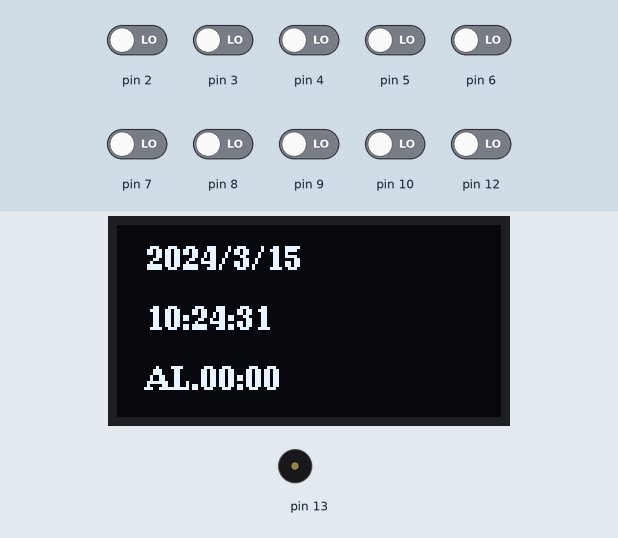
The sketch below on a simulated Arduino Uno, built with avr-gcc and run on an emulated ATmega328P. Parts: 128×64 one-colour display, buzzer (waves = sounding). Inputs (shaded band) come from the test bench; at power-on: pin 2–10, pin 12 LOW. The local clock reads 2024-03-15 10:24:30 at power-on unless the sketch sets it; random numbers use the default seed unless the sketch sets one.

Above: at 1.2 s.
1.3 s: pin 3 driven HIGH
At 3.2 s:
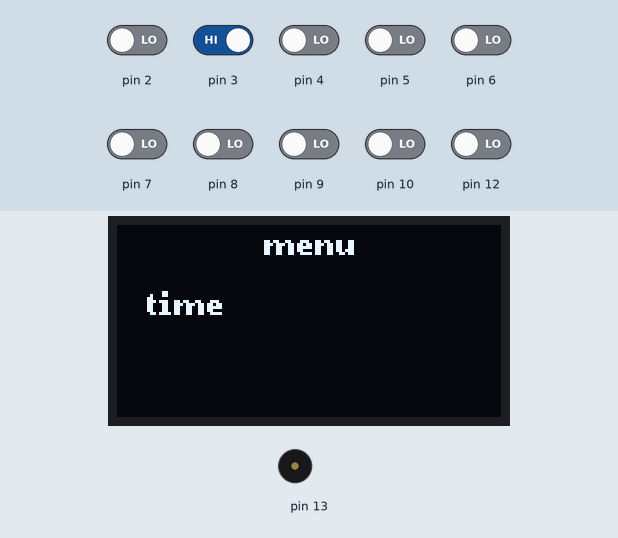
4.3 s: pin 2 driven HIGH
At 6.8 s:
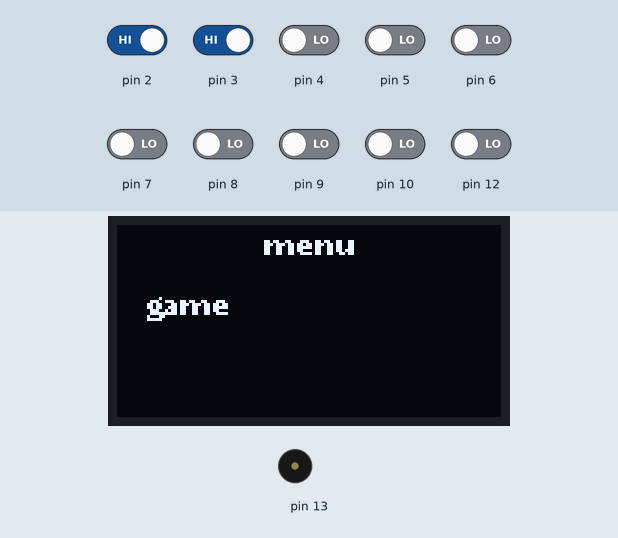
7.3 s: pin 3 driven LOW
At 7.85 s:
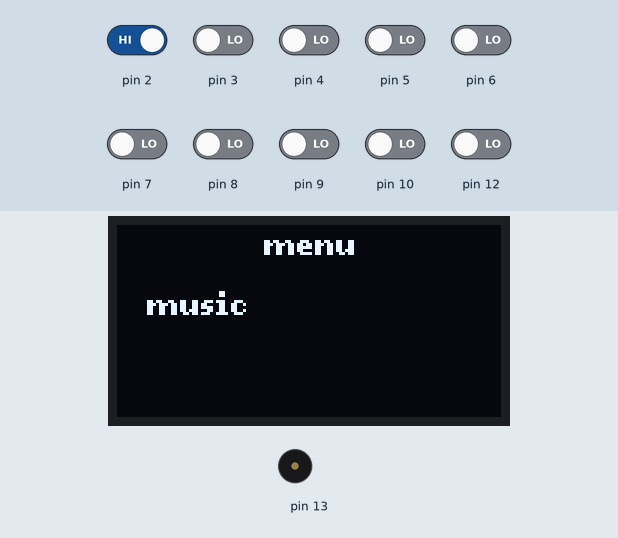
9.5 s: pin 3 driven HIGH
At 11.9 s:
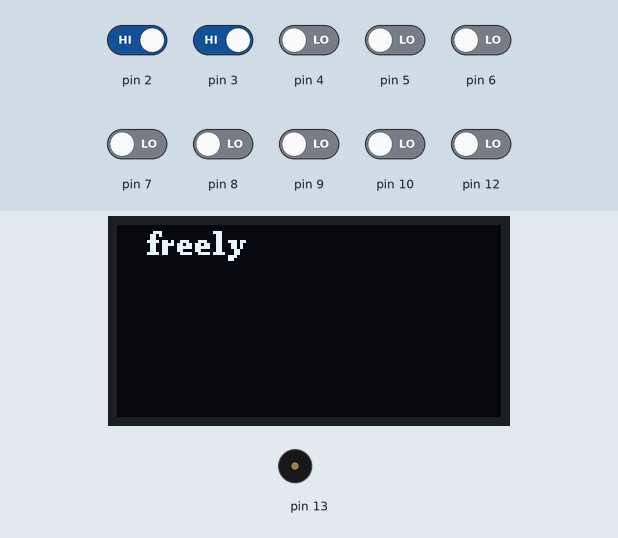
12.5 s: pin 4 driven HIGH
At 15.4 s:
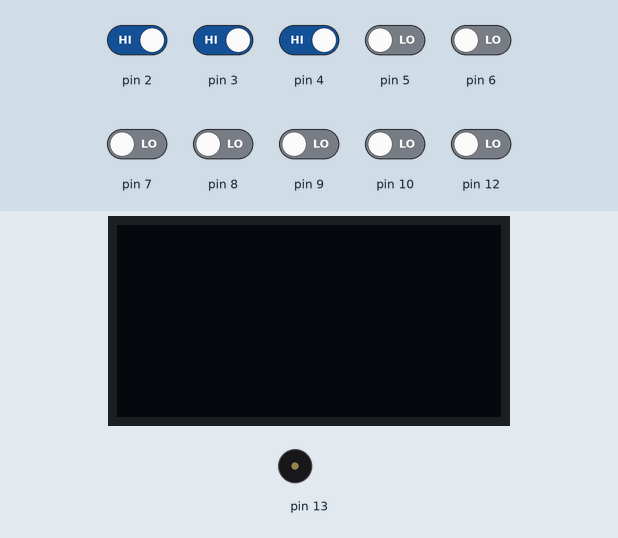
15.5 s: pin 2 driven LOW
At 19.8 s:
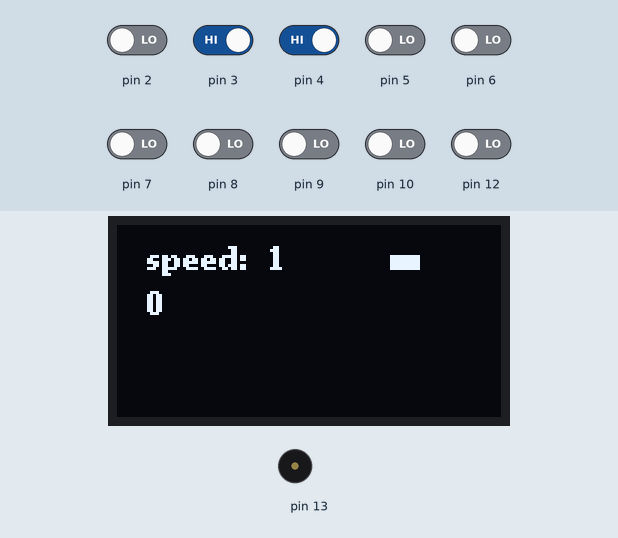
Timing chart, 0 to 27.3 s (numbered marks = the images above; inputs shaded):
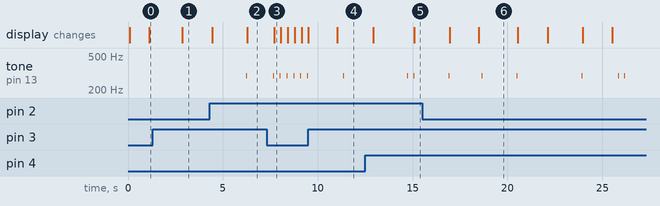

The sketch:

CHONGGOUDE.ino
```cpp
#include <Arduino.h>
#include <U8g2lib.h>
#include <Wire.h>
#include "RTClib.h"
#include <SPI.h>
#define TIME_24_HOUR      true

int hour=0;int minute=0;
int menu_ifflag=0;
int menu_num=25;
int clarm_mode=0;
int tpausing=0;
int timer_num=0;
int timer_mode=0;
int music_mode=0;
int flag=0;
int flag_copy=0;
int game_mode=0;
int game_speed=1;
int alarm_end=0;

DateTime now;
U8G2_SSD1306_128X64_NONAME_F_HW_I2C u8g2(U8G2_R0,SCL,SDA,U8X8_PIN_NONE);
// U8G2_SSD1306_128X64_NONAME_F_4W_SW_SPI u8g2(U8G2_R0, /* clock=*/ 12, /* data=*/ 11, /* cs=*/ 8, /* dc=*/ 9, /* reset=*/ 10);

RTC_DS3231 rtc;

void setup()
{
  u8g2.begin();
  if(!rtc.begin())
  {
    u8g2.setFont(u8g2_font_ncenB08_tr);
    u8g2.drawStr(0,20,"something WRONG");
    u8g2.sendBuffer();
    delay(1000);
    abort();
  }
  u8g2.clearBuffer();//清除内部缓冲区
  u8g2.setFont(u8g2_font_ncenB08_tr);//设置字体%%%%%%%%%%%%%%%%%%%%%%%%%%%%%%%%%%%%%%%%%%%%%%%%%%%%%%
  pinMode(13,OUTPUT);//连蜂鸣器，第13口
  pinMode(2,INPUT);//上，第12口
  pinMode(3,INPUT);//确认，第10口
  pinMode(4,INPUT);//下，第11口

  pinMode(5,INPUT);pinMode(6,INPUT);pinMode(7,INPUT);pinMode(8,INPUT);pinMode(9,INPUT);pinMode(10,INPUT);pinMode(12,INPUT);//上，第12口
}

void settime()
{
  // rtc.adjust(DateTime(2023,6,3,11,05,00));
  now=rtc.now();//时间设置
}

void setclarm()
{
  u8g2.clearBuffer();
  if(clarm_mode%2==0)
    {
      u8g2.drawStr(10,20,"set hour");
    }
  else
    {
      u8g2.drawStr(10,20,"set minute");
    }
  u8g2.setCursor(10, 55);
  u8g2.print("AL.");

  if(hour<10)
  {
   u8g2.print("0");
  }

  u8g2.print(hour);

  u8g2.print(":");

  if(minute<10)
  {
   u8g2.print("0");
  }

  u8g2.print(minute);

  u8g2.sendBuffer();
  if(digitalRead(3)==HIGH)
  {
    delay(300);
    tone(13,294);
    delay(20);
    noTone(13);
    clarm_mode=clarm_mode+1;
  }
  if(digitalRead(4)==HIGH&&digitalRead(2)==LOW)//6口设置闹钟的时
  {
    delay(300);
    tone(13,294);
    delay(20);
    noTone(13);
    if(clarm_mode%2==0)
    {
      hour=hour+1;
      if(hour==24)
      {
        hour=0;
      }
    }
    else
    {
      minute=minute+1;
      if(minute==60)
      {
        minute=0;
      }
    }
  }
  else if(digitalRead(4)==LOW&&digitalRead(2)==HIGH)//6口设置闹钟的时
  {
    delay(300);
    tone(13,294);
    delay(20);
    noTone(13);
    if(clarm_mode%2==0)
    {
      if(hour==0)
      {
        hour=23;
      }
      else
      {
        hour=hour-1;
      }
    }
    else
    {
      if(minute==0)
      {
        minute=59;
      }
      else
      {
        minute=minute-1;
      }
    }
  }

}

void menu_if()
{
    int temp=0;
    while(digitalRead(3)==HIGH)
    {
      temp++;
      delay(50);
      if(temp==30)
      {
        break;
      }
    }
    if(temp==30)
    {
      if(menu_ifflag==0)
        menu_ifflag=1;
      else
        menu_ifflag=0;
    }
    else
    ;
}

void menu()
{
  if(digitalRead(4)==HIGH&&digitalRead(2)!=HIGH)
  {
    delay(300);
    tone(13,294);
    delay(20);
    noTone(13);
    menu_num++;
  }
  else if(digitalRead(2)==HIGH&&digitalRead(4)!=HIGH)
  {
    delay(300);
    tone(13,294);
    delay(20);
    noTone(13);
    menu_num--;
  }
  if(menu_num==50||menu_num==0)
   menu_num=25;
  else
  ;
  u8g2.drawStr((u8g2.getDisplayWidth()-u8g2.getStrWidth("menu"))/2,10,"menu");
  u8g2.setCursor(10,30);
  switch(menu_num%5)
  {
    case 0:
    u8g2.print("time");
    break;
    case 1:
    alarm_end=0;
    u8g2.print("set alarm");
    break;
    case 2:
    u8g2.print("timer");
    break;
    case 3:
    u8g2.print("music");
    break;
    case 4:
    u8g2.print("game");
    break;
  }
u8g2.sendBuffer();
}

void time()
{
  u8g2.setCursor(10, 15);
  u8g2.print(now.year()); u8g2.print("/"); u8g2.print(now.month()); u8g2.print("/"); u8g2.print(now.day());
  u8g2.setCursor(10, 35);
  if(now.hour()<10)
  {
   u8g2.print("0");
  }
  u8g2.print(now.hour());
  u8g2.print(":");
  if(now.minute()<10)
  {
   u8g2.print("0");
  }
  u8g2.print(now.minute());
  u8g2.print(":");
  if(now.second()<10)
  {
   u8g2.print("0");
  }
  u8g2.print(now.second());

  u8g2.setCursor(10, 55);
  u8g2.print("AL.");
  if(hour<10)
  {
   u8g2.print("0");
  }
  u8g2.print(hour);
  u8g2.print(":");
  if(minute<10)
  {
   u8g2.print("0");
  }
  u8g2.print(minute);
  u8g2.sendBuffer();
}

void timer()
{
  if(timer_mode%5==0)
  {
    timer_num=now.hour()*60*60+now.minute()*60+now.second();
    timer_mode=1;
  }
  else if(timer_mode%5==1)
  {
  u8g2.setCursor(10, 20); u8g2.print("timing");
  timer_print(now.hour()*60*60+now.minute()*60+now.second()-timer_num);
  }
  else if(timer_mode%5==2)
  {
  tpausing=now.hour()*60*60+now.minute()*60+now.second()-timer_num;
  timer_mode=3;
  }
  else if(timer_mode%5==3)
  {
    u8g2.setCursor(10, 20); u8g2.print("pausing");
    timer_print(tpausing);
  }
  else
  {
    u8g2.setCursor(10, 20); u8g2.print("zero cleaning");
    timer_num=0;
    timer_print(0);
  }
  if(digitalRead(3)==HIGH)
  {
    delay(300);
    tone(13,294);
    delay(20);
    noTone(13);
    timer_mode=timer_mode+1;
  }
  else
  ;
}

void timer_print(int a)
{
  u8g2.setCursor(10, 45);
  if(a/(24*60)<10)
  {
   u8g2.print("0");
  }
  u8g2.print(a/(24*60));

  u8g2.print(":");

  if(a/60-(a/(24*60))*60<10)
  {
   u8g2.print("0");
  }
  u8g2.print(a/60-(a/(24*60))*60);

  u8g2.print(":");

  if(a-(a/(24*60))*60*60-(a/60-(a/(24*60))*60)*60<10)
  {
   u8g2.print("0");
  }
  u8g2.print(a-(a/(24*60))*60*60-(a/60-(a/(24*60))*60)*60);
  u8g2.sendBuffer();
}

void music()
{
  if(music_mode==0)
  {
    play_freely();
  }
  // else if(music_mode==1)//欢乐颂
  // {
  //   if(TUNE_1<sizeof(tune)/sizeof(tune[0]))
  //   {
  //   u8g2.setCursor(10, 10);
  //   u8g2.print("Ode an die Freude");
  //   u8g2.sendBuffer();
  //   tone(13,tune[TUNE_1]);
  //   delay(500*durt[TUNE_1]);   //这里用来根据节拍调节延时，500这个指数可以自己调整，在该音乐中，我发现用500比较合适。
  //   noTone(13);
  //   TUNE_1=TUNE_1+1;
  //   }
  // }
  if(digitalRead(4)==HIGH)
  {
    delay(300);
    tone(13,294);
    delay(20);
    noTone(13);
    music_mode=music_mode+1;
  }
  if(digitalRead(2)==HIGH)
  {
    delay(300);
    tone(13,294);
    delay(20);
    noTone(13);
    music_mode=music_mode-1;
  }
}

void play_freely()
{
  u8g2.setCursor(10, 10);
  u8g2.print("freely");
  if(digitalRead(12)==HIGH)
  {
    tone(13,262);
    u8g2.drawBox(u8g2.getDisplayWidth()/2-10,u8g2.getDisplayHeight()-262*u8g2.getDisplayHeight()/500,20,262*u8g2.getDisplayHeight()/500);
  }
  else if(digitalRead(10)==HIGH)
  {
    tone(13,294);
    u8g2.drawBox(u8g2.getDisplayWidth()/2-10,u8g2.getDisplayHeight()-294*u8g2.getDisplayHeight()/500,20,294*u8g2.getDisplayHeight()/500);
  }
  else if(digitalRead(9)==HIGH)
  {
    tone(13,330);
    u8g2.drawBox(u8g2.getDisplayWidth()/2-10,u8g2.getDisplayHeight()-330*u8g2.getDisplayHeight()/500,20,330*u8g2.getDisplayHeight()/500);
  }
  else if(digitalRead(8)==HIGH)
  {
    tone(13,349);
    u8g2.drawBox(u8g2.getDisplayWidth()/2-10,u8g2.getDisplayHeight()-349*u8g2.getDisplayHeight()/500,20,349*u8g2.getDisplayHeight()/500);
  }
  else if(digitalRead(7)==HIGH)
  {
    tone(13,392);
    u8g2.drawBox(u8g2.getDisplayWidth()/2-10,u8g2.getDisplayHeight()-392*u8g2.getDisplayHeight()/500,20,392*u8g2.getDisplayHeight()/500);
  }
  else if(digitalRead(6)==HIGH)
  {
    tone(13,440);
    u8g2.drawBox(u8g2.getDisplayWidth()/2-10,u8g2.getDisplayHeight()-440*u8g2.getDisplayHeight()/500,20,440*u8g2.getDisplayHeight()/500);
  }
  else if(digitalRead(5)==HIGH)
  {
    tone(13,494);
    u8g2.drawBox(u8g2.getDisplayWidth()/2-10,u8g2.getDisplayHeight()-494*u8g2.getDisplayHeight()/500,20,494*u8g2.getDisplayHeight()/500);
  }
  else
  {
  noTone(13);
  }
  u8g2.sendBuffer();
}

void game()
{
  if(game_mode==0)
  {
    int ran=random(0,101);
    int y=u8g2.getDisplayHeight();
    int x=u8g2.getDisplayWidth();
    flag_copy=flag;
    int x_draw;
    switch(ran%3)
    {
      case 0:
        x_draw=x/4-5;
        break;
      case 1:
        x_draw=x/2-5;
        break;
      case 2:
        x_draw=x/4*3-5;
        break;
    }
    for(int t=10;t<y-10;t+=game_speed)
    {
      if(digitalRead(12)==HIGH)
        game_speed=1;
      if(digitalRead(10)==HIGH)
        game_speed=2;
      if(digitalRead(9)==HIGH)
        game_speed=3;
      if(digitalRead(8)==HIGH)
        game_speed=4;
      if(digitalRead(7)==HIGH)
        game_speed=5;
      if(digitalRead(6)==HIGH)
        game_speed=6;
      if(digitalRead(5)==HIGH)
        game_speed=7;
      u8g2.clearBuffer();
      u8g2.setCursor(10,30);
      u8g2.print(flag);
      u8g2.setCursor(10,15);
      u8g2.print("speed:  ");
      u8g2.print(game_speed);
      u8g2.drawBox(x_draw,t,10,5);
      u8g2.sendBuffer();
      if(ran%3==1&&t<y-10&&digitalRead(3)==HIGH)
      {
        delay(150);
        tone(13,294);
        delay(20);
        noTone(13);
        flag+=game_speed;
        break;
      }
      else if(ran%3==0&&t<y-10&&digitalRead(2)==HIGH)
      {
        delay(150);
        tone(13,294);
        delay(20);
        noTone(13);
        flag+=game_speed;
        break;
      }
      else if(ran%3==2&&t<y-10&&digitalRead(4)==HIGH)
      {
        delay(150);
        tone(13,294);
        delay(20);
        noTone(13);
        flag+=game_speed;
        break;
      }
    }
    if(flag==flag_copy)
    {
      game_mode=1;
    }
  }
  else
  {
    u8g2.setCursor(10,30);
    u8g2.print("game over!");
    tone(13,262);
    delay(20);
    noTone(13);
    u8g2.setCursor(10,45);
    u8g2.print("score:  ");
    u8g2.print(flag);
    if(digitalRead(2)==HIGH||digitalRead(4)==HIGH)
    {
      delay(150);
      game_mode=0;
      flag=0;
      flag_copy=0;
    }
  }
}

void alarm()
{
  while(alarm_end!=1)
  {
    tone(13,294);
    if(digitalRead(2)||digitalRead(3)||digitalRead(4)==HIGH)
    {
      delay(150);
      noTone(13);
      alarm_end=1;
    }
  }

}

void display()
{    //时间、调整时间、闹钟、调节闹钟、计时器
//音乐、游戏
  u8g2.setCursor(10,30);
  switch(menu_num%5)
  {
    case 0:
    time();
    break;
    case 1:
    setclarm();
    break;
    case 2:
    // u8g2.print("111");
    // u8g2.sendBuffer();
    timer();
    break;
    case 3:
    music();
    u8g2.sendBuffer();
    break;
    case 4:
    game();
    u8g2.sendBuffer();
    break;
  }
}
void loop()
{
  u8g2.clearBuffer();
  settime();
  menu_if();
  if(menu_ifflag==1)
  {
    menu();
  }
  else if(menu_ifflag==0)
  {
    display();
  }
  if(now.hour()==hour&&now.minute()==minute)
  {
    alarm();
  }
}
```

Measured:
- after the input at 4.3 s, tone on pin 13: silent → 294 Hz after 1.9 s, → silent 0.02 s later
- after the input at 7.3 s, tone on pin 13: alternates 294 Hz for 0.02 s and silent for 0.34 s, starting after 0.34 s
